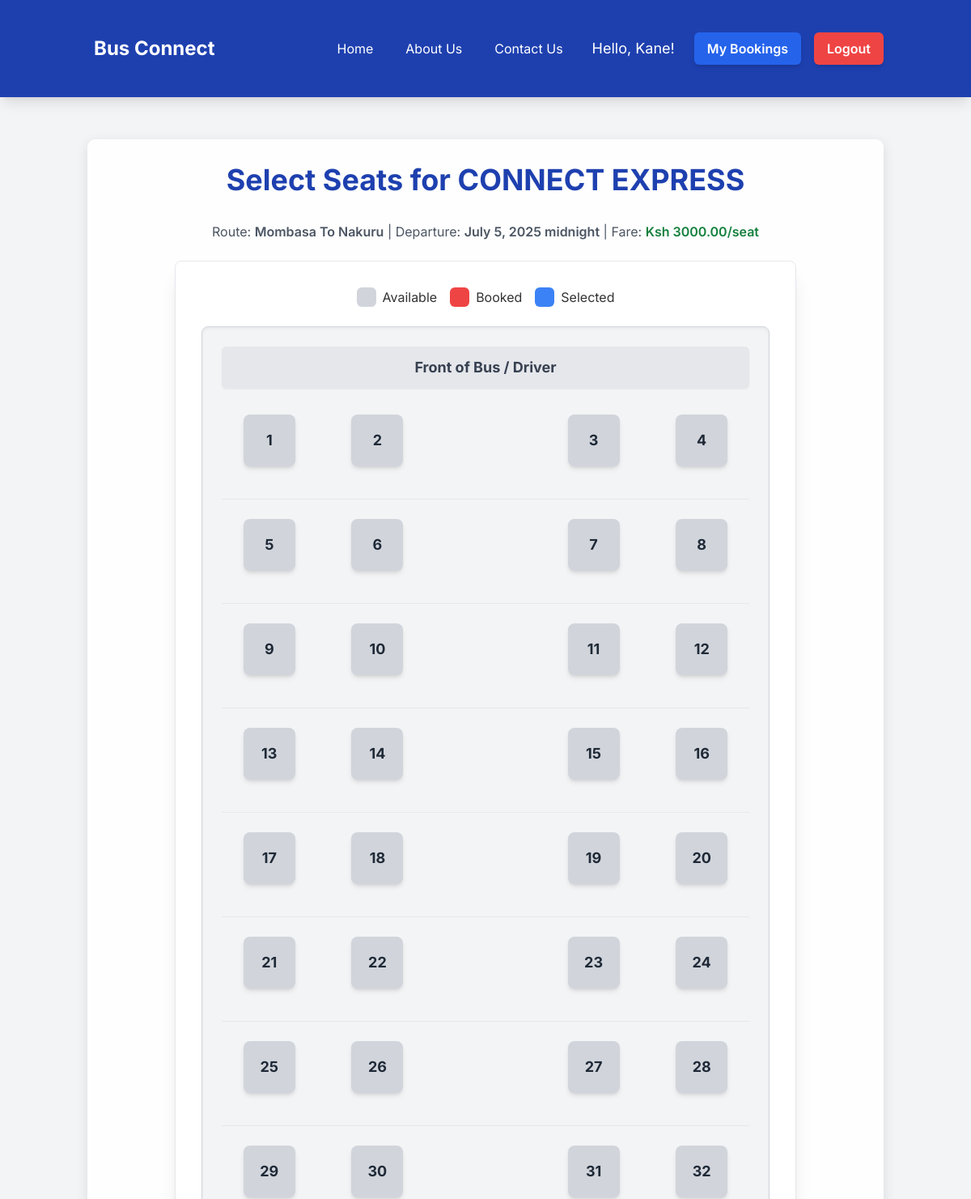
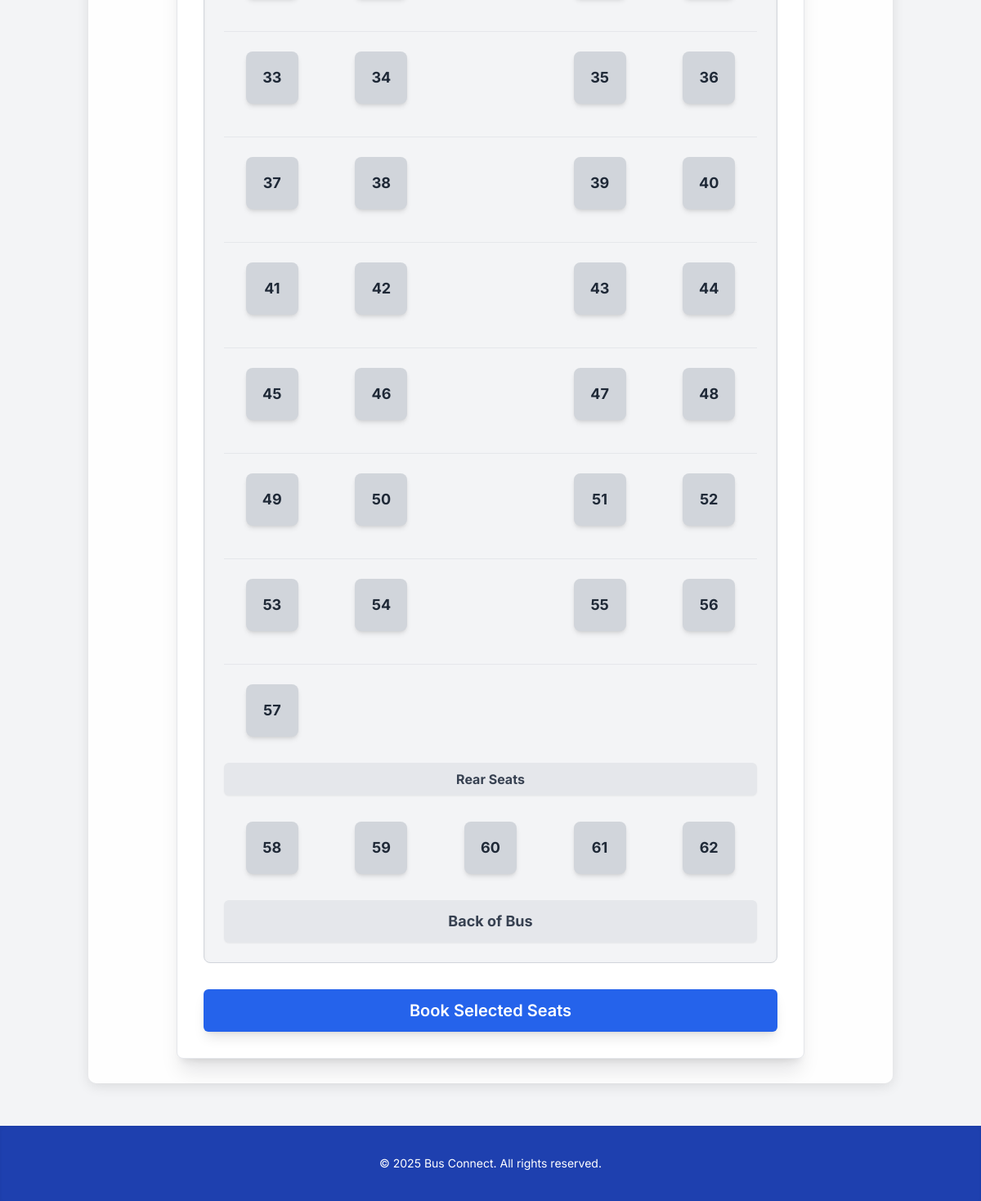
The page /bus/3/ (signed in) on the database its author committed (2 pictures, top to bottom).
### bus_app/models.py (models this page shows, shortened)
class Bus(models.Model):
    name = models.CharField(max_length=100)
    capacity = models.IntegerField(help_text="Total number of seats in the bus.")
    route = models.CharField(max_length=255)
    departure_time = models.DateTimeField()
    fare_per_seat = models.DecimalField(max_digits=6, decimal_places=2)

### bus_app/views.py (the view)
# urls.py: path('bus/<int:bus_id>/', views.bus_detail_view, name='bus_detail'),
@login_required
def bus_detail_view(request, bus_id):
    try:
        bus = get_object_or_404(Bus, id=bus_id)
        seats = Seat.objects.filter(bus=bus).order_by('seat_number')
        if not seats.exists() or seats.count() < bus.capacity:
            with transaction.atomic():
                for i in range(1, bus.capacity + 1):
                    Seat.objects.get_or_create(bus=bus, seat_number=i)
            seats = Seat.objects.filter(bus=bus).order_by('seat_number')
        booked_seat_numbers = set(seats.filter(is_booked=True).values_list('seat_number', flat=True))
        seat_layout = []
        for seat in seats:
            seat_layout.append({
                'number': seat.seat_number,
                'is_booked': seat.is_booked,
                'id': seat.id,
            })
        context = {
            'bus': bus,
            'seat_layout': seat_layout,
            'booked_seat_numbers': booked_seat_numbers,
        }
        return render(request, 'bus_app/bus_detail.html', context)
    except Bus.DoesNotExist:
        messages.error(request, "The requested bus does not exist.")
        return redirect('home')
    except Exception as e:
        logger.error(f"Error in bus_detail_view for bus_id {bus_id}: {e}", exc_info=True)
        messages.error(request, "An unexpected error occurred while loading bus details. Please try again.")
        return redirect('home')

### bus_app/templates/bus_app/bus_detail.html (shortened to what this page needs)
{% extends 'bus_app/base.html' %}
{% block content %}
<h1 class="text-4xl font-bold text-center mb-8 text-blue-800">Select Seats for {{ bus.name }}</h1>
<p class="text-center text-gray-600 mb-6">Route: <span class="font-semibold">{{ bus.route }}</span> | Departure: <span class="font-semibold">{{ bus.departure_time|date:"F j, Y P" }}</span> | Fare: <span class="font-semibold text-green-700">Ksh {{ bus.fare_per_seat }}/seat</span>
</p>
<div class="max-w-3xl mx-auto bg-white p-8 rounded-lg shadow-xl border border-gray-200">
    <div class="flex justify-center items-center mb-6 space-x-4">
        <div class="flex items-center">
            <div class="w-6 h-6 bg-gray-300 rounded-md mr-2"></div>
            <span>Available</span>
        </div>
        <div class="flex items-center">
            <div class="w-6 h-6 bg-red-500 rounded-md mr-2"></div>
            <span>Booked</span>
        </div>
        <div class="flex items-center">
            <div class="w-6 h-6 bg-blue-500 rounded-md mr-2"></div>
            <span>Selected</span>
        </div>
    </div>
    <div class="bus-layout grid grid-cols-5 gap-3 sm:gap-4 p-6 bg-gray-100 rounded-lg border border-gray-300 shadow-inner">
        <div class="col-span-5 text-center py-3 bg-gray-200 rounded-md shadow-sm mb-4">
            <span class="font-bold text-gray-700 text-lg">Front of Bus / Driver</span>
        </div>
        {% with last_row_start_seat_number=bus.capacity|add:"-4" %}
            {% for seat in seat_layout %}
                {% if seat.number < last_row_start_seat_number %}
                    <div class="seat-wrapper flex justify-center items-center">
                        <div
                            class="seat w-14 h-14 sm:w-16 sm:h-16 flex items-center justify-center rounded-lg shadow-md transition-all duration-200 ease-in-out
                                   {% if seat.is_booked %} bg-red-500 text-white cursor-not-allowed opacity-70 {% else %} bg-gray-300 text-gray-800 hover:bg-gray-400 hover:scale-105 cursor-pointer {% endif %}"
                            data-seat-id="{{ seat.id }}"
                            data-seat-number="{{ seat.number }}"
                            data-is-booked="{{ seat.is_booked|yesno:'true,false' }}"
                        >
                            <span class="font-bold text-lg">{{ seat.number }}</span>
                        </div>
                    </div>
                    {% if forloop.counter|divisibleby:2 and forloop.counter < last_row_start_seat_number %}
                        <div class="col-span-1"></div>
                    {% endif %}
                    {% if forloop.counter|divisibleby:4 and forloop.counter < last_row_start_seat_number %}
                        <div class="col-span-5 border-b border-gray-200 my-2"></div>
                    {% endif %}
                {% endif %}
            {% endfor %}
            {% if bus.capacity >= 5 %}
                <div class="col-span-5 text-center py-2 bg-gray-200 rounded-md shadow-sm my-4">
                    <span class="font-bold text-gray-700 text-base">Rear Seats</span>
                </div>
            {% endif %}
            {% for seat in seat_layout %}
                {% if seat.number >= last_row_start_seat_number %}
                    <div class="seat-wrapper flex justify-center items-center">
                        <div
                            class="seat w-14 h-14 sm:w-16 sm:h-16 flex items-center justify-center rounded-lg shadow-md transition-all duration-200 ease-in-out
                                   {% if seat.is_booked %} bg-red-500 text-white cursor-not-allowed opacity-70 {% else %} bg-gray-300 text-gray-800 hover:bg-gray-400 hover:scale-105 cursor-pointer {% endif %}"
                            data-seat-id="{{ seat.id }}"
                            data-seat-number="{{ seat.number }}"
                            data-is-booked="{{ seat.is_booked|yesno:'true,false' }}"
                        >
                            <span class="font-bold text-lg">{{ seat.number }}</span>
                        </div>
                    </div>
                {% endif %}
            {% endfor %}
        {% endwith %}
        <div class="col-span-5 text-center py-3 bg-gray-200 rounded-md shadow-sm mt-4">
            <span class="font-bold text-gray-700 text-lg">Back of Bus</span>
        </div>
    </div>
    <button type="button" id="showPaymentSectionBtn" class="w-full btn btn-primary py-3 text-xl shadow-lg hover:shadow-xl transform hover:scale-105 transition-all duration-300 mt-8" disabled>
        Book Selected Seats
    </button>
</div>
{% endblock content %}

### bus_app/templates/bus_app/base.html (shortened to what this page needs)
<!DOCTYPE html>
<html lang="en">
<head>
    <script src="https://cdn.tailwindcss.com"></script>
</head>
<body class="bg-gray-100 flex flex-col min-h-screen">
    <nav class="bg-blue-800 p-4 shadow-lg">
        <div class="container mx-auto flex flex-col sm:flex-row justify-between items-center space-y-2 sm:space-y-0">
            <a href="{% url 'home' %}" class="text-white text-2xl font-bold rounded-md p-2 hover:bg-blue-700 transition-colors duration-300">Bus Connect</a>
            <div class="space-x-2 sm:space-x-4 flex flex-wrap justify-center items-center">
                <a href="{% url 'home' %}" class="text-white hover:text-blue-200 px-3 py-2 rounded-md transition-colors duration-300">Home</a>
                <a href="{% url 'about_us' %}" class="text-white hover:text-blue-200 px-3 py-2 rounded-md transition-colors duration-300">About Us</a>
                <a href="{% url 'contact_us' %}" class="text-white hover:text-blue-200 px-3 py-2 rounded-md transition-colors duration-300">Contact Us</a>
                {% if user.is_authenticated %}
                    <span class="text-white text-lg px-2 py-1">Hello, {{ user.username }}!</span>
                    <a href="{% url 'my_bookings' %}" class="bg-blue-600 hover:bg-blue-700 text-white px-4 py-2 rounded-md font-semibold transition-colors duration-300 shadow-md">My Bookings</a>
                    <a href="{% url 'logout' %}" class="bg-red-500 hover:bg-red-600 text-white px-4 py-2 rounded-md font-semibold transition-colors duration-300 shadow-md">Logout</a>
                {% endif %}
            </div>
        </div>
    </nav>
    <div class="container mx-auto mt-8 mb-8 flex-grow">
        <div class="content-wrapper">
            {% block content %}{% endblock content %}
        </div>
    </div>
    <footer class="bg-blue-800 text-white p-4 text-center mt-auto shadow-inner">
        <div class="container mx-auto text-sm">
            &copy; 2025 Bus Connect. All rights reserved.
        </div>
    </footer>
</body>
</html>

### bus_app/templates/bus_app/base.html (style rules this page uses)
body { font-family: 'Inter', sans-serif; background-image: url('https://gst-contracts.s3.ap-southeast-1.amazonaws.com/uploads/bcc/cms/asset/avatar/324800/banner6.jpg'); background-size: cover; background-position: center; background-attachment: fixed; color: #333; min-height: 100vh; display: flex; flex-direction: column; }
.container { max-width: 1200px; margin: 0 auto; padding: 20px; }
.content-wrapper { background-color: rgba(255, 255, 255, 0.9); border-radius: 10px; padding: 30px; box-shadow: 0 4px 15px rgba(0, 0, 0, 0.1); flex-grow: 1; }
.btn { padding-left: 1rem; padding-right: 1rem; padding-top: 0.5rem; padding-bottom: 0.5rem; border-radius: 0.375rem; font-weight: 600; transition-property: background-color, border-color, color, fill, stroke, opacity, box-shadow, transform, filter, backdrop-filter; transition-duration: 200ms; }
.btn-primary { background-color: #2563eb; color: #ffffff; }

### rows shown on the page
Bus: name "CONNECT EXPRESS", route "Mombasa To Nakuru", departure_time "July 5, 2025 midnight", fare_per_seat "3000.00"

### other values the page prints
{{ user.username }} "Kane"
{{ seat.number }} "1" "2" "3" "4" "5" "6" "7" "8" "9" "10" "11" "12" "13" "14" "15" "16" "17" "18" "19" "20" "21" "22" "23" "24" "25" "26" "27" "28" "29" "30" "31" "32" "33" "34" "35" "36" "37" "38" "39" "40" "41" "42" "43" "44" "45" "46" "47" "48" "49" "50" "51" "52" "53" "54" "55" "56" "57"
{{ seat.number }} "58" "59" "60" "61" "62"
